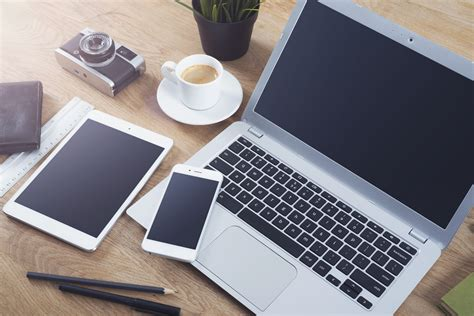
#> input picture OIP.jpg, 474 x 316 px
$ jupyter execute 'Edge Detection.ipynb'   (shell and % lines are left out)
#> lines starting #> are read from the running program, lines starting #| are printed output that depends on the picture
[cell 1]
#Using Canny edge detector
# and matplotlib to to display the image

import cv2
import matplotlib.pyplot as plt

[cell 2]
# imread() is a function used to read the image and the load a a grayscale background
image = cv2.imread('OIP.jpg', cv2.COLOR_BGR2GRAY)
#> image is the input picture: shape (316, 474, 3); mean B, G, R 132.8, 128.2, 131.7

#check if image is loaded before proceeding
assert image is not None, "Failed to load image"

# passed parameters low_thresh refers to the minimum gradient required to consider a pixel as an edge
# high_thresh - maximum gradient to consider pixel an edge
# 3 is aperture size (sorbel kernel)
# L2gradient
Low_thresh = 50
High_thresh = 150
edges = cv2.Canny(image, Low_thresh, High_thresh, 3, L2gradient=True)
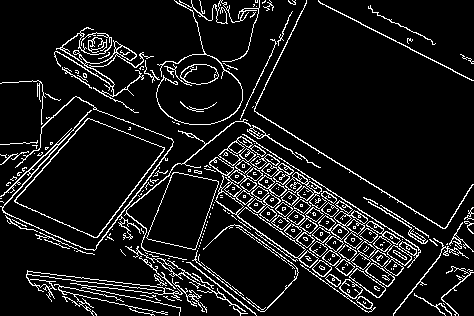
#> edges: shape (316, 474); 9.6% white in thin lines or dots
print(edges)
#> (printed output is left out)
plt.figure()
plt.title('Edges')
plt.imshow(edges, cmap='gray')
plt.show
